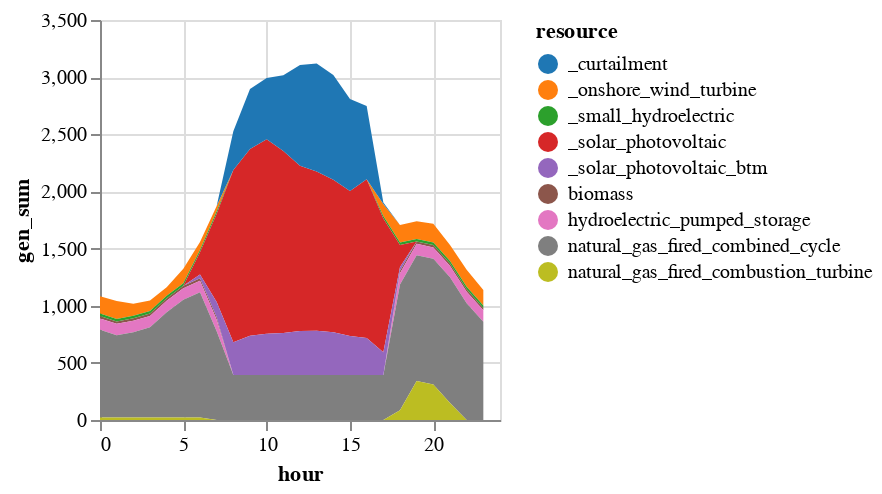

Notebook code for this chart:
### Code cell
# Add in BTM solar and curtailment and plot results

sol_gen = innerjoin(solution.gen, 
                    gen_df[!, [:r_id, :resource]], 
                    on = :r_id)
sol_gen = combine(groupby(sol_gen, [:resource, :hour]), 
            :gen => sum)

# Rename generators (for plotting purposes)
sol_gen[sol_gen.resource .== "solar_photovoltaic", :resource] .= "_solar_photovoltaic"
sol_gen[sol_gen.resource .== "onshore_wind_turbine", :resource] .= "_onshore_wind_turbine"
sol_gen[sol_gen.resource .== "small_hydroelectric", :resource] .= "_small_hydroelectric"

# BTM solar
btm = DataFrame(resource = repeat(["_solar_photovoltaic_btm"]; outer=length(T_period)), 
    hour = T_period,
    gen_sum = gen_variable_multi[gen_variable_multi.gen_full .== "wec_sdge_solar_photovoltaic_1.0",:cf] * 600)
append!(sol_gen, btm)

# Curtailment
curtail = combine(groupby(solution.curtail, [:hour]),
            :curt => sum)
curtail[!, :resource] .= "_curtailment"
rename!(curtail, :curt_sum => :gen_sum)
append!(sol_gen, curtail[:,[:resource, :hour, :gen_sum]])

# Rescale hours
sol_gen.hour = sol_gen.hour .- T_period[1]

sol_gen |>
@vlplot(:area, 
    x=:hour, y={:gen_sum, stack=:zero}, 
    color={"resource:n", scale={scheme="category10"}})

### Figure 1 — Vega specification as saved in the notebook (floating-point values rounded to 4 significant figures; data arrays with more than 128 entries replaced by an {"elided": "..."} marker saying what was removed)
{"$schema": "https://vega.github.io/schema/vega/v5.json", "axes": [{"aria": false, "domain": false, "grid": true, "gridScale": "y", "labels": false, "maxExtent": 0, "minExtent": 0, "orient": "bottom", "scale": "x", "tickCount": {"signal": "ceil(width/40)"}, "ticks": false, "zindex": 0}, {"aria": false, "domain": false, "grid": true, "gridScale": "x", "labels": false, "maxExtent": 0, "minExtent": 0, "orient": "left", "scale": "y", "tickCount": {"signal": "ceil(height/40)"}, "ticks": false, "zindex": 0}, {"grid": false, "labelFlush": true, "labelOverlap": true, "orient": "bottom", "scale": "x", "tickCount": {"signal": "ceil(width/40)"}, "title": "hour", "zindex": 0}, {"grid": false, "labelOverlap": true, "orient": "left", "scale": "y", "tickCount": {"signal": "ceil(height/40)"}, "title": "gen_sum", "zindex": 0}], "background": "white", "data": [{"name": "source_0", "values": {"elided": "216 records"}}, {"name": "data_0", "source": "source_0", "transform": [{"as": "hour", "expr": "toNumber(datum[\"hour\"])", "type": "formula"}, {"field": "gen_sum", "groupby": ["resource"], "key": "hour", "method": "value", "type": "impute", "value": 0}, {"as": ["gen_sum_start", "gen_sum_end"], "field": "gen_sum", "groupby": ["hour"], "offset": "zero", "sort": {"field": ["resource"], "order": ["descending"]}, "type": "stack"}]}], "height": 200, "legends": [{"fill": "color", "symbolType": "circle", "title": "resource"}], "marks": [{"encode": {"update": {"height": {"field": {"group": "height"}}, "width": {"field": {"group": "width"}}}}, "from": {"facet": {"data": "data_0", "groupby": ["resource"], "name": "faceted_path_main"}}, "marks": [{"encode": {"update": {"defined": {"signal": "isValid(datum[\"hour\"]) && isFinite(+datum[\"hour\"]) && isValid(datum[\"gen_sum\"]) && isFinite(+datum[\"gen_sum\"])"}, "description": {"signal": "\"hour: \" + (format(datum[\"hour\"], \"\")) + \"; gen_sum: \" + (format(datum[\"gen_sum\"], \"\")) + \"; resource: \" + (isValid(datum[\"resource\"]) ? datum[\"resource\"] : \"\"+datum[\"resource\"])"}, "fill": {"field": "resource", "scale": "color"}, "orient": {"value": "vertical"}, "x": {"field": "hour", "scale": "x"}, "y": {"field": "gen_sum_end", "scale": "y"}, "y2": {"field": "gen_sum_start", "scale": "y"}}}, "from": {"data": "faceted_path_main"}, "name": "marks", "sort": {"field": "datum[\"hour\"]"}, "style": ["area"], "type": "area"}], "name": "pathgroup", "type": "group"}], "padding": 5, "scales": [{"domain": {"data": "data_0", "field": "hour"}, "name": "x", "nice": true, "range": [0, {"signal": "width"}], "type": "linear", "zero": false}, {"domain": {"data": "data_0", "fields": ["gen_sum_start", "gen_sum_end"]}, "name": "y", "nice": true, "range": [{"signal": "height"}, 0], "type": "linear", "zero": true}, {"domain": {"data": "data_0", "field": "resource", "sort": true}, "name": "color", "range": {"scheme": "category10"}, "type": "ordinal"}], "style": "cell", "width": 200}
